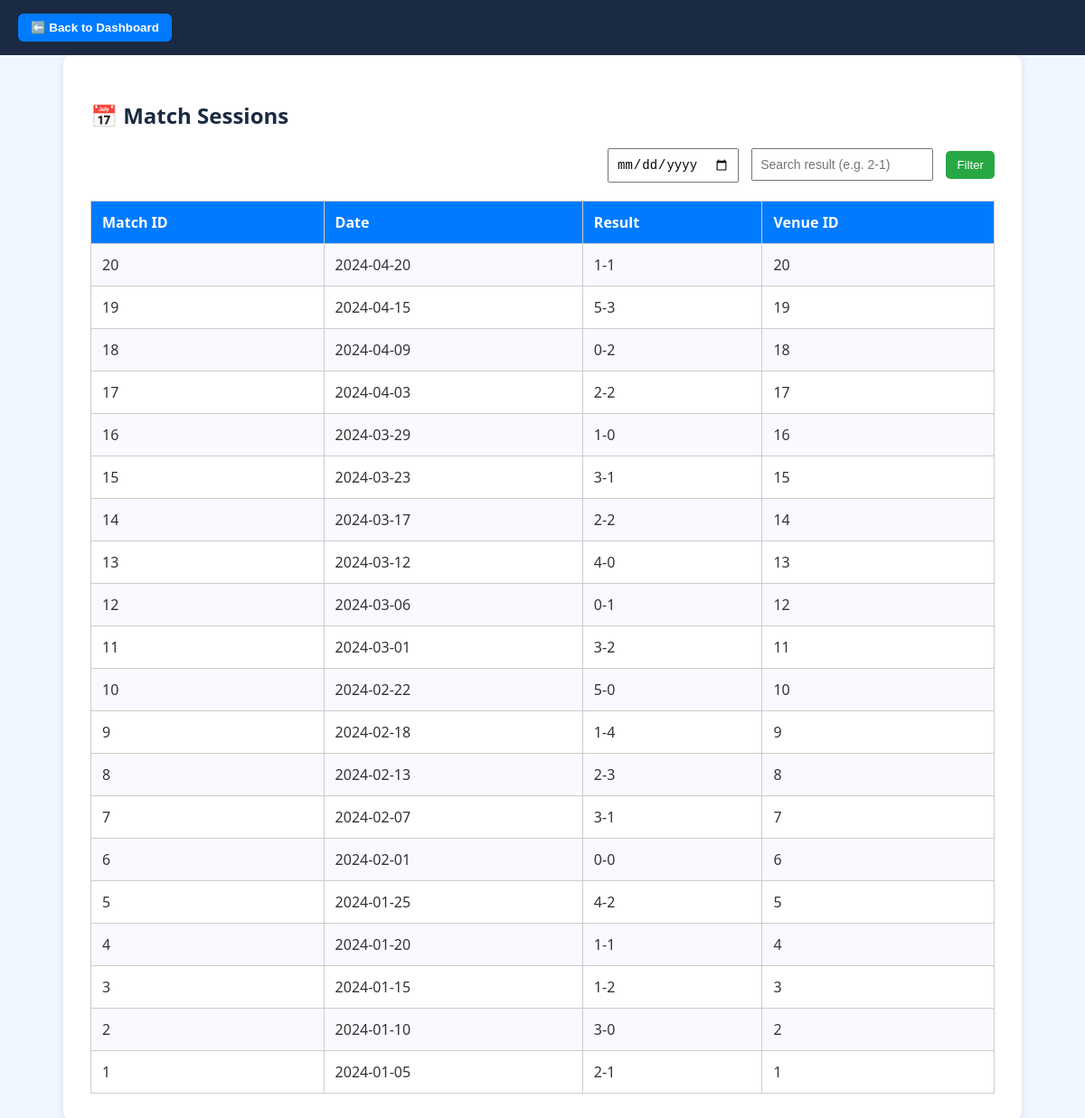
Page /game_analytics/match_sessions.php on the committed database.
### tables this page shows
CREATE TABLE `matchsession` (
  `MatchID` int(11) NOT NULL,
  `MatchSessionDate` date NOT NULL,
  `Result` varchar(50) DEFAULT NULL,
  `VenueID` int(11) NOT NULL
);

### game_analytics/match_sessions.php (the view, shortened to what this page needs)
<?php
include 'db.php';
$searchDate = $_GET['session_date'] ?? '';
$searchResult = $_GET['session_result'] ?? '';
$params = [];
$sql = "SELECT MatchID, MatchSessionDate, Result, VenueID FROM MatchSession";
$sql .= " ORDER BY MatchSessionDate DESC";
$stmt = $conn->prepare($sql);
$stmt->execute($params);
$matches = $stmt->fetchAll(PDO::FETCH_ASSOC);
?>
<!DOCTYPE html>
<html>
<head>
  <link rel="stylesheet" href="style.css">
</head>
<body>
<div class="top-bar">
  <button onclick="window.location.href='dashboard.php'">⬅️ Back to Dashboard</button>
</div>
<div class="container">
  <h2>📅 Match Sessions</h2>
  <form method="GET" class="filter-form">
    <input type="date" name="session_date" value="<?= htmlspecialchars($searchDate) ?>">
    <input type="text" name="session_result" placeholder="Search result (e.g. 2-1)" value="<?= htmlspecialchars($searchResult) ?>">
    <button type="submit">Filter</button>
  </form>
  <table>
    <tr>
      <th>Match ID</th>
      <th>Date</th>
      <th>Result</th>
      <th>Venue ID</th>
    </tr>
    <?php foreach ($matches as $row): ?>
      <tr>
        <td><?= htmlspecialchars($row['MatchID']) ?></td>
        <td><?= htmlspecialchars($row['MatchSessionDate']) ?></td>
        <td><?= htmlspecialchars($row['Result']) ?></td>
        <td><?= htmlspecialchars($row['VenueID']) ?></td>
      </tr>
    <?php endforeach; ?>
  </table>
</div>
</body>
</html>

### game_analytics/style.css (style rules this page uses)
body { font-family: 'Segoe UI', sans-serif; background-color: #eaf6ff; margin: 0; padding: 0; color: #333; }
.container { max-width: 1000px; margin: 50px auto; background: #fff; padding: 30px; border-radius: 12px; box-shadow: 0 5px 20px rgba(0, 0, 0, 0.1); }
table { width: 100%; border-collapse: collapse; margin-top: 20px; }
th, td { padding: 12px 16px; text-align: left; }
th { background-color: #007acc; color: white; font-weight: 600; }
tr:nth-child(even) { background-color: #f5faff; }
.filter-form { text-align: right; margin-bottom: 10px; }

### game_analytics/match_sessions.php (style rules this page uses)
body { background-color: #f0f6ff; font-family: 'Segoe UI', sans-serif; }
.top-bar { background-color: #1a2a42; color: white; padding: 15px 20px; }
.top-bar button { background-color: #007BFF; border: none; color: white; padding: 8px 14px; border-radius: 6px; font-weight: bold; cursor: pointer; }
.container { max-width: 1000px; margin: auto; padding: 30px; background: white; border-radius: 10px; box-shadow: 0 2px 10px rgba(0,0,0,0.1); }
h2 { color: #1a2a42; }
.filter-form input { padding: 8px; margin-right: 10px; font-size: 14px; }
.filter-form button { padding: 8px 12px; background-color: #28a745; color: white; border: none; border-radius: 5px; cursor: pointer; }
table { width: 100%; border-collapse: collapse; margin-top: 20px; }
th, td { padding: 12px; border: 1px solid #ccc; }
th { background-color: #007BFF; color: white; }
tr:nth-child(even) { background-color: #f8faff; }

### rows in the picture
matchsession: MatchID "20", MatchSessionDate "2024-04-20", Result "1-1", VenueID "20"
matchsession: MatchID "19", MatchSessionDate "2024-04-15", Result "5-3", VenueID "19"
matchsession: MatchID "18", MatchSessionDate "2024-04-09", Result "0-2", VenueID "18"
matchsession: MatchID "17", MatchSessionDate "2024-04-03", Result "2-2", VenueID "17"
matchsession: MatchID "16", MatchSessionDate "2024-03-29", Result "1-0", VenueID "16"
matchsession: MatchID "15", MatchSessionDate "2024-03-23", Result "3-1", VenueID "15"
matchsession: MatchID "14", MatchSessionDate "2024-03-17", Result "2-2", VenueID "14"
matchsession: MatchID "13", MatchSessionDate "2024-03-12", Result "4-0", VenueID "13"
matchsession: MatchID "12", MatchSessionDate "2024-03-06", Result "0-1", VenueID "12"
matchsession: MatchID "11", MatchSessionDate "2024-03-01", Result "3-2", VenueID "11"
matchsession: MatchID "10", MatchSessionDate "2024-02-22", Result "5-0", VenueID "10"
matchsession: MatchID "9", MatchSessionDate "2024-02-18", Result "1-4", VenueID "9"
matchsession: MatchID "8", MatchSessionDate "2024-02-13", Result "2-3", VenueID "8"
matchsession: MatchID "7", MatchSessionDate "2024-02-07", Result "3-1", VenueID "7"
matchsession: MatchID "6", MatchSessionDate "2024-02-01", Result "0-0", VenueID "6"
matchsession: MatchID "5", MatchSessionDate "2024-01-25", Result "4-2", VenueID "5"
matchsession: MatchID "4", MatchSessionDate "2024-01-20", Result "1-1", VenueID "4"
matchsession: MatchID "3", MatchSessionDate "2024-01-15", Result "1-2", VenueID "3"
matchsession: MatchID "2", MatchSessionDate "2024-01-10", Result "3-0", VenueID "2"
matchsession: MatchID "1", MatchSessionDate "2024-01-05", Result "2-1", VenueID "1"
